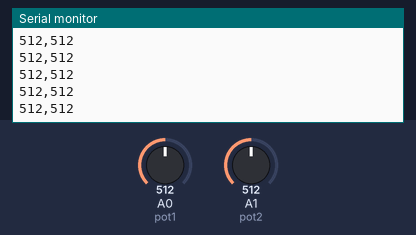
A sketch run on a simulated Arduino Uno, built with avr-gcc and run on an emulated ATmega328P. On the bench: the last lines printed to the serial monitor. Inputs (shaded band) come from the test bench; at power-on: A1 (pot2) = 512, A0 (pot1) = 512.

Above: at 2.7 s.
2.8 s: A1 (pot2) set to 11
At 3.7 s:
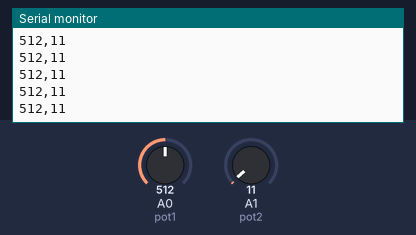
4.3 s: A1 (pot2) set to 8
At 5.4 s:
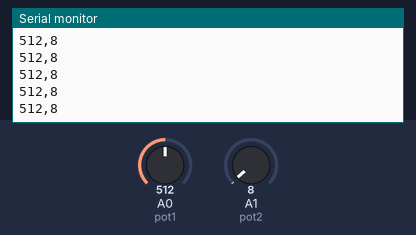
Timing chart, 0 to 7.3 s (numbered marks = the images above; inputs shaded):
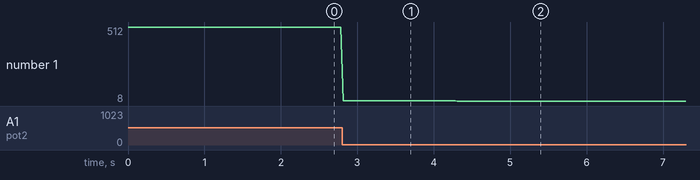

The sketch:

Arduinotopython.ino
```cpp
const int pot1 = A0 ;
const int pot2 = A1 ;


void setup() {
  // put your setup code here, to run once:
  Serial.begin(115200);

}

void loop() {
  // put your main code here, to run repeatedly:

int zoomValue = analogRead(pot1);
int positionValue = analogRead(pot2);

Serial.print(zoomValue);
Serial.print(",");
Serial.println(positionValue);

delay(30);


}
```

Measured:
- after the input at 2.8 s, the serial monitor: prints a new line at once (image 1)
- after the input at 4.3 s, the serial monitor: prints a new line at once (image 2)
- plotted number 1: 512 → 11 after the input at 2.8 s, 11 → 8 after the input at 4.3 s
